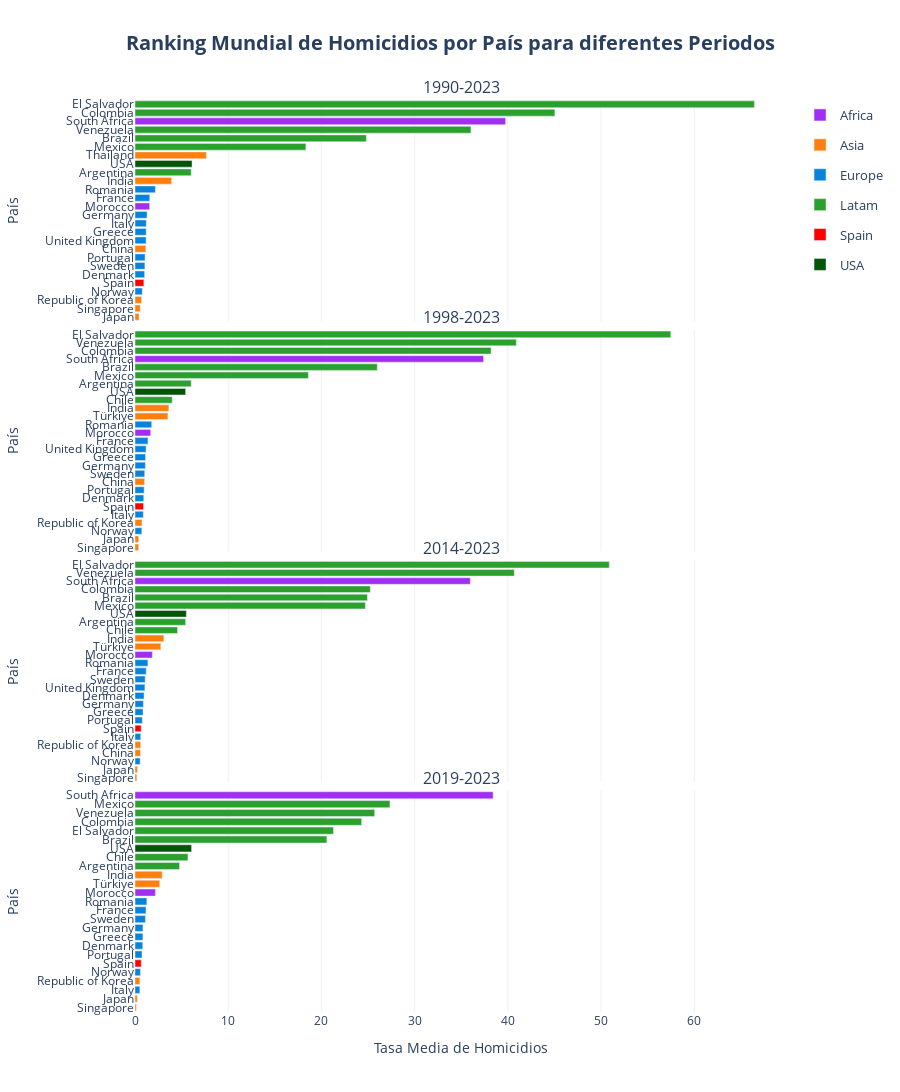

Notebook code cell kept with this figure:
### Code cell
barplot(
    df = df_ranking_combined['country'], 
    x='mean_homicides_rate', 
    y='Country', 
    height=2000,
    orientation='h', 
    color='Region_2',
    facet_col='Periodo',
    cols_wrap=1, 
    barmode='relative',
    vertical_spacing = 0.01,
    color_discrete_map=COLOR_MAP['Region_2'], 
    hover_data=HOVER_DATA['ranking_country'], 
    labels=LABELS['ranking'],
    hovertemplate=HOVER_TEMPLATES['ranking_country'],
    title=f"Ranking Mundial de Homicidios por País para diferentes Periodos",
    plot_save_path=os.path.join(PROJECT_PATH, 'plots', PLOT_FILENAME['ranking_country']), 
    show=True
    )

### Figure 1 — Plotly figure (JSON) as saved in the notebook; plotly's stock layout.template omitted (floating-point values rounded to 4 significant figures)
{"data": [{"cliponaxis": false, "customdata": [["Africa"], ["Africa"]], "hovertemplate": "<b style='font-size: 14px'>%{y}</b><br><br><b>Región:</b> %{customdata[0]}<br><b>Tasa Media de Homicidios:</b> %{x:.2f}<br><extra></extra>", "legendgroup": "Africa", "marker": {"color": "#a02ff1", "pattern": {"shape": ""}}, "name": "Africa", "orientation": "h", "showlegend": true, "textangle": 0, "textfont": {"size": 12}, "textposition": "outside", "type": "bar", "x": [1.57, 39.76], "xaxis": "x", "y": ["Morocco", "South Africa"], "yaxis": "y"}, {"cliponaxis": false, "customdata": [["Asia"], ["Asia"], ["Asia"], ["Asia"], ["Asia"], ["Asia"]], "hovertemplate": "<b style='font-size: 14px'>%{y}</b><br><br><b>Región:</b> %{customdata[0]}<br><b>Tasa Media de Homicidios:</b> %{x:.2f}<br><extra></extra>", "legendgroup": "Asia", "marker": {"color": "#ff7f0e", "pattern": {"shape": ""}}, "name": "Asia", "orientation": "h", "showlegend": true, "textangle": 0, "textfont": {"size": 12}, "textposition": "outside", "type": "bar", "x": [1.16, 3.92, 0.43, 0.71, 0.56, 7.65], "xaxis": "x", "y": ["China", "India", "Japan", "Republic of Korea", "Singapore", "Thailand"], "yaxis": "y"}, {"cliponaxis": false, "customdata": [["Europe"], ["Europe"], ["Europe"], ["Europe"], ["Europe"], ["Europe"], ["Europe"], ["Europe"], ["Europe"], ["Europe"]], "hovertemplate": "<b style='font-size: 14px'>%{y}</b><br><br><b>Región:</b> %{customdata[0]}<br><b>Tasa Media de Homicidios:</b> %{x:.2f}<br><extra></extra>", "legendgroup": "Europe", "marker": {"color": "#0883db", "pattern": {"shape": ""}}, "name": "Europe", "orientation": "h", "showlegend": true, "textangle": 0, "textfont": {"size": 12}, "textposition": "outside", "type": "bar", "x": [1.03, 1.58, 1.29, 1.2, 1.21, 0.78, 1.08, 2.19, 1.06, 1.19], "xaxis": "x", "y": ["Denmark", "France", "Germany", "Greece", "Italy", "Norway", "Portugal", "Romania", "Sweden", "United Kingdom"], "yaxis": "y"}, {"cliponaxis": false, "customdata": [["Latam"], ["Latam"], ["Latam"], ["Latam"], ["Latam"], ["Latam"]], "hovertemplate": "<b style='font-size: 14px'>%{y}</b><br><br><b>Región:</b> %{customdata[0]}<br><b>Tasa Media de Homicidios:</b> %{x:.2f}<br><extra></extra>", "legendgroup": "Latam", "marker": {"color": "#2ca02c", "pattern": {"shape": ""}}, "name": "Latam", "orientation": "h", "showlegend": true, "textangle": 0, "textfont": {"size": 12}, "textposition": "outside", "type": "bar", "x": [6.03, 24.82, 45.04, 66.45, 18.33, 36.04], "xaxis": "x", "y": ["Argentina", "Brazil", "Colombia", "El Salvador", "Mexico", "Venezuela"], "yaxis": "y"}, {"cliponaxis": false, "customdata": [["Spain"]], "hovertemplate": "<b style='font-size: 14px'>%{y}</b><br><br><b>Región:</b> %{customdata[0]}<br><b>Tasa Media de Homicidios:</b> %{x:.2f}<br><extra></extra>", "legendgroup": "Spain", "marker": {"color": "#FF0000", "pattern": {"shape": ""}}, "name": "Spain", "orientation": "h", "showlegend": true, "textangle": 0, "textfont": {"size": 12}, "textposition": "outside", "type": "bar", "x": [0.95], "xaxis": "x", "y": ["Spain"], "yaxis": "y"}, {"cliponaxis": false, "customdata": [["USA"]], "hovertemplate": "<b style='font-size: 14px'>%{y}</b><br><br><b>Región:</b> %{customdata[0]}<br><b>Tasa Media de Homicidios:</b> %{x:.2f}<br><extra></extra>", "legendgroup": "USA", "marker": {"color": "#055509", "pattern": {"shape": ""}}, "name": "USA", "orientation": "h", "showlegend": true, "textangle": 0, "textfont": {"size": 12}, "textposition": "outside", "type": "bar", "x": [6.12], "xaxis": "x", "y": ["USA"], "yaxis": "y"}, {"cliponaxis": false, "customdata": [["Africa"], ["Africa"]], "hovertemplate": "<b style='font-size: 14px'>%{y}</b><br><br><b>Región:</b> %{customdata[0]}<br><b>Tasa Media de Homicidios:</b> %{x:.2f}<br><extra></extra>", "legendgroup": "Africa", "marker": {"color": "#a02ff1", "pattern": {"shape": ""}}, "name": "Africa", "orientation": "h", "showlegend": false, "textangle": 0, "textfont": {"size": 12}, "textposition": "outside", "type": "bar", "x": [1.68, 37.39], "xaxis": "x2", "y": ["Morocco", "South Africa"], "yaxis": "y2"}, {"cliponaxis": false, "customdata": [["Asia"], ["Asia"], ["Asia"], ["Asia"], ["Asia"], ["Asia"]], "hovertemplate": "<b style='font-size: 14px'>%{y}</b><br><br><b>Región:</b> %{customdata[0]}<br><b>Tasa Media de Homicidios:</b> %{x:.2f}<br><extra></extra>", "legendgroup": "Asia", "marker": {"color": "#ff7f0e", "pattern": {"shape": ""}}, "name": "Asia", "orientation": "h", "showlegend": false, "textangle": 0, "textfont": {"size": 12}, "textposition": "outside", "type": "bar", "x": [1.03, 3.63, 0.39, 0.75, 0.39, 3.53], "xaxis": "x2", "y": ["China", "India", "Japan", "Republic of Korea", "Singapore", "Türkiye"], "yaxis": "y2"}, {"cliponaxis": false, "customdata": [["Europe"], ["Europe"], ["Europe"], ["Europe"], ["Europe"], ["Europe"], ["Europe"], ["Europe"], ["Europe"], ["Europe"]], "hovertemplate": "<b style='font-size: 14px'>%{y}</b><br><br><b>Región:</b> %{customdata[0]}<br><b>Tasa Media de Homicidios:</b> %{x:.2f}<br><extra></extra>", "legendgroup": "Europe", "marker": {"color": "#0883db", "pattern": {"shape": ""}}, "name": "Europe", "orientation": "h", "showlegend": false, "textangle": 0, "textfont": {"size": 12}, "textposition": "outside", "type": "bar", "x": [0.94, 1.39, 1.11, 1.13, 0.89, 0.73, 0.98, 1.79, 1.04, 1.19], "xaxis": "x2", "y": ["Denmark", "France", "Germany", "Greece", "Italy", "Norway", "Portugal", "Romania", "Sweden", "United Kingdom"], "yaxis": "y2"}, {"cliponaxis": false, "customdata": [["Latam"], ["Latam"], ["Latam"], ["Latam"], ["Latam"], ["Latam"], ["Latam"]], "hovertemplate": "<b style='font-size: 14px'>%{y}</b><br><br><b>Región:</b> %{customdata[0]}<br><b>Tasa Media de Homicidios:</b> %{x:.2f}<br><extra></extra>", "legendgroup": "Latam", "marker": {"color": "#2ca02c", "pattern": {"shape": ""}}, "name": "Latam", "orientation": "h", "showlegend": false, "textangle": 0, "textfont": {"size": 12}, "textposition": "outside", "type": "bar", "x": [6.03, 25.99, 3.99, 38.2, 57.48, 18.6, 40.91], "xaxis": "x2", "y": ["Argentina", "Brazil", "Chile", "Colombia", "El Salvador", "Mexico", "Venezuela"], "yaxis": "y2"}, {"cliponaxis": false, "customdata": [["Spain"]], "hovertemplate": "<b style='font-size: 14px'>%{y}</b><br><br><b>Región:</b> %{customdata[0]}<br><b>Tasa Media de Homicidios:</b> %{x:.2f}<br><extra></extra>", "legendgroup": "Spain", "marker": {"color": "#FF0000", "pattern": {"shape": ""}}, "name": "Spain", "orientation": "h", "showlegend": false, "textangle": 0, "textfont": {"size": 12}, "textposition": "outside", "type": "bar", "x": [0.91], "xaxis": "x2", "y": ["Spain"], "yaxis": "y2"}, {"cliponaxis": false, "customdata": [["USA"]], "hovertemplate": "<b style='font-size: 14px'>%{y}</b><br><br><b>Región:</b> %{customdata[0]}<br><b>Tasa Media de Homicidios:</b> %{x:.2f}<br><extra></extra>", "legendgroup": "USA", "marker": {"color": "#055509", "pattern": {"shape": ""}}, "name": "USA", "orientation": "h", "showlegend": false, "textangle": 0, "textfont": {"size": 12}, "textposition": "outside", "type": "bar", "x": [5.43], "xaxis": "x2", "y": ["USA"], "yaxis": "y2"}, {"cliponaxis": false, "customdata": [["Africa"], ["Africa"]], "hovertemplate": "<b style='font-size: 14px'>%{y}</b><br><br><b>Región:</b> %{customdata[0]}<br><b>Tasa Media de Homicidios:</b> %{x:.2f}<br><extra></extra>", "legendgroup": "Africa", "marker": {"color": "#a02ff1", "pattern": {"shape": ""}}, "name": "Africa", "orientation": "h", "showlegend": false, "textangle": 0, "textfont": {"size": 12}, "textposition": "outside", "type": "bar", "x": [1.86, 35.97], "xaxis": "x3", "y": ["Morocco", "South Africa"], "yaxis": "y3"}, {"cliponaxis": false, "customdata": [["Asia"], ["Asia"], ["Asia"], ["Asia"], ["Asia"], ["Asia"]], "hovertemplate": "<b style='font-size: 14px'>%{y}</b><br><br><b>Región:</b> %{customdata[0]}<br><b>Tasa Media de Homicidios:</b> %{x:.2f}<br><extra></extra>", "legendgroup": "Asia", "marker": {"color": "#ff7f0e", "pattern": {"shape": ""}}, "name": "Asia", "orientation": "h", "showlegend": false, "textangle": 0, "textfont": {"size": 12}, "textposition": "outside", "type": "bar", "x": [0.59, 3.09, 0.26, 0.6, 0.19, 2.77], "xaxis": "x3", "y": ["China", "India", "Japan", "Republic of Korea", "Singapore", "Türkiye"], "yaxis": "y3"}, {"cliponaxis": false, "customdata": [["Europe"], ["Europe"], ["Europe"], ["Europe"], ["Europe"], ["Europe"], ["Europe"], ["Europe"], ["Europe"], ["Europe"]], "hovertemplate": "<b style='font-size: 14px'>%{y}</b><br><br><b>Región:</b> %{customdata[0]}<br><b>Tasa Media de Homicidios:</b> %{x:.2f}<br><extra></extra>", "legendgroup": "Europe", "marker": {"color": "#0883db", "pattern": {"shape": ""}}, "name": "Europe", "orientation": "h", "showlegend": false, "textangle": 0, "textfont": {"size": 12}, "textposition": "outside", "type": "bar", "x": [0.97, 1.2, 0.9, 0.86, 0.61, 0.55, 0.78, 1.38, 1.09, 1.06], "xaxis": "x3", "y": ["Denmark", "France", "Germany", "Greece", "Italy", "Norway", "Portugal", "Romania", "Sweden", "United Kingdom"], "yaxis": "y3"}, {"cliponaxis": false, "customdata": [["Latam"], ["Latam"], ["Latam"], ["Latam"], ["Latam"], ["Latam"], ["Latam"]], "hovertemplate": "<b style='font-size: 14px'>%{y}</b><br><br><b>Región:</b> %{customdata[0]}<br><b>Tasa Media de Homicidios:</b> %{x:.2f}<br><extra></extra>", "legendgroup": "Latam", "marker": {"color": "#2ca02c", "pattern": {"shape": ""}}, "name": "Latam", "orientation": "h", "showlegend": false, "textangle": 0, "textfont": {"size": 12}, "textposition": "outside", "type": "bar", "x": [5.43, 24.93, 4.56, 25.24, 50.88, 24.71, 40.69], "xaxis": "x3", "y": ["Argentina", "Brazil", "Chile", "Colombia", "El Salvador", "Mexico", "Venezuela"], "yaxis": "y3"}, {"cliponaxis": false, "customdata": [["Spain"]], "hovertemplate": "<b style='font-size: 14px'>%{y}</b><br><br><b>Región:</b> %{customdata[0]}<br><b>Tasa Media de Homicidios:</b> %{x:.2f}<br><extra></extra>", "legendgroup": "Spain", "marker": {"color": "#FF0000", "pattern": {"shape": ""}}, "name": "Spain", "orientation": "h", "showlegend": false, "textangle": 0, "textfont": {"size": 12}, "textposition": "outside", "type": "bar", "x": [0.66], "xaxis": "x3", "y": ["Spain"], "yaxis": "y3"}, {"cliponaxis": false, "customdata": [["USA"]], "hovertemplate": "<b style='font-size: 14px'>%{y}</b><br><br><b>Región:</b> %{customdata[0]}<br><b>Tasa Media de Homicidios:</b> %{x:.2f}<br><extra></extra>", "legendgroup": "USA", "marker": {"color": "#055509", "pattern": {"shape": ""}}, "name": "USA", "orientation": "h", "showlegend": false, "textangle": 0, "textfont": {"size": 12}, "textposition": "outside", "type": "bar", "x": [5.51], "xaxis": "x3", "y": ["USA"], "yaxis": "y3"}, {"cliponaxis": false, "customdata": [["Africa"], ["Africa"]], "hovertemplate": "<b style='font-size: 14px'>%{y}</b><br><br><b>Región:</b> %{customdata[0]}<br><b>Tasa Media de Homicidios:</b> %{x:.2f}<br><extra></extra>", "legendgroup": "Africa", "marker": {"color": "#a02ff1", "pattern": {"shape": ""}}, "name": "Africa", "orientation": "h", "showlegend": false, "textangle": 0, "textfont": {"size": 12}, "textposition": "outside", "type": "bar", "x": [2.19, 38.42], "xaxis": "x4", "y": ["Morocco", "South Africa"], "yaxis": "y4"}, {"cliponaxis": false, "customdata": [["Asia"], ["Asia"], ["Asia"], ["Asia"], ["Asia"]], "hovertemplate": "<b style='font-size: 14px'>%{y}</b><br><br><b>Región:</b> %{customdata[0]}<br><b>Tasa Media de Homicidios:</b> %{x:.2f}<br><extra></extra>", "legendgroup": "Asia", "marker": {"color": "#ff7f0e", "pattern": {"shape": ""}}, "name": "Asia", "orientation": "h", "showlegend": false, "textangle": 0, "textfont": {"size": 12}, "textposition": "outside", "type": "bar", "x": [2.91, 0.24, 0.52, 0.14, 2.65], "xaxis": "x4", "y": ["India", "Japan", "Republic of Korea", "Singapore", "Türkiye"], "yaxis": "y4"}, {"cliponaxis": false, "customdata": [["Europe"], ["Europe"], ["Europe"], ["Europe"], ["Europe"], ["Europe"], ["Europe"], ["Europe"], ["Europe"]], "hovertemplate": "<b style='font-size: 14px'>%{y}</b><br><br><b>Región:</b> %{customdata[0]}<br><b>Tasa Media de Homicidios:</b> %{x:.2f}<br><extra></extra>", "legendgroup": "Europe", "marker": {"color": "#0883db", "pattern": {"shape": ""}}, "name": "Europe", "orientation": "h", "showlegend": false, "textangle": 0, "textfont": {"size": 12}, "textposition": "outside", "type": "bar", "x": [0.83, 1.18, 0.85, 0.85, 0.52, 0.58, 0.75, 1.27, 1.12], "xaxis": "x4", "y": ["Denmark", "France", "Germany", "Greece", "Italy", "Norway", "Portugal", "Romania", "Sweden"], "yaxis": "y4"}, {"cliponaxis": false, "customdata": [["Latam"], ["Latam"], ["Latam"], ["Latam"], ["Latam"], ["Latam"], ["Latam"]], "hovertemplate": "<b style='font-size: 14px'>%{y}</b><br><br><b>Región:</b> %{customdata[0]}<br><b>Tasa Media de Homicidios:</b> %{x:.2f}<br><extra></extra>", "legendgroup": "Latam", "marker": {"color": "#2ca02c", "pattern": {"shape": ""}}, "name": "Latam", "orientation": "h", "showlegend": false, "textangle": 0, "textfont": {"size": 12}, "textposition": "outside", "type": "bar", "x": [4.78, 20.58, 5.68, 24.31, 21.29, 27.35, 25.71], "xaxis": "x4", "y": ["Argentina", "Brazil", "Chile", "Colombia", "El Salvador", "Mexico", "Venezuela"], "yaxis": "y4"}, {"cliponaxis": false, "customdata": [["Spain"]], "hovertemplate": "<b style='font-size: 14px'>%{y}</b><br><br><b>Región:</b> %{customdata[0]}<br><b>Tasa Media de Homicidios:</b> %{x:.2f}<br><extra></extra>", "legendgroup": "Spain", "marker": {"color": "#FF0000", "pattern": {"shape": ""}}, "name": "Spain", "orientation": "h", "showlegend": false, "textangle": 0, "textfont": {"size": 12}, "textposition": "outside", "type": "bar", "x": [0.67], "xaxis": "x4", "y": ["Spain"], "yaxis": "y4"}, {"cliponaxis": false, "customdata": [["USA"]], "hovertemplate": "<b style='font-size: 14px'>%{y}</b><br><br><b>Región:</b> %{customdata[0]}<br><b>Tasa Media de Homicidios:</b> %{x:.2f}<br><extra></extra>", "legendgroup": "USA", "marker": {"color": "#055509", "pattern": {"shape": ""}}, "name": "USA", "orientation": "h", "showlegend": false, "textangle": 0, "textfont": {"size": 12}, "textposition": "outside", "type": "bar", "x": [6.07], "xaxis": "x4", "y": ["USA"], "yaxis": "y4"}], "layout": {"annotations": [{"font": {"size": 16}, "showarrow": false, "text": "1990-2023", "x": 0.5, "xanchor": "center", "xref": "paper", "y": 1, "yanchor": "bottom", "yref": "paper"}, {"font": {"size": 16}, "showarrow": false, "text": "1998-2023", "x": 0.5, "xanchor": "center", "xref": "paper", "y": 0.7475, "yanchor": "bottom", "yref": "paper"}, {"font": {"size": 16}, "showarrow": false, "text": "2014-2023", "x": 0.5, "xanchor": "center", "xref": "paper", "y": 0.495, "yanchor": "bottom", "yref": "paper"}, {"font": {"size": 16}, "showarrow": false, "text": "2019-2023", "x": 0.5, "xanchor": "center", "xref": "paper", "y": 0.2425, "yanchor": "bottom", "yref": "paper"}], "barmode": "relative", "height": 2000, "legend": {"font": {"size": 13}, "title": {"font": {"size": 15}}}, "plot_bgcolor": "white", "title": {"font": {"size": 20}, "text": "<b>Ranking Mundial de Homicidios por País para diferentes Periodos</b>", "x": 0.5, "xanchor": "center"}, "xaxis": {"anchor": "y", "domain": [0, 1], "gridcolor": "#f0f0f0", "matches": "x4", "showgrid": true, "showticklabels": false, "tickfont": {"size": 12}, "title": {"font": {"size": 14}}}, "xaxis2": {"anchor": "y2", "domain": [0, 1], "gridcolor": "#f0f0f0", "matches": "x4", "showgrid": true, "showticklabels": false, "tickfont": {"size": 12}, "title": {"font": {"size": 14}}}, "xaxis3": {"anchor": "y3", "domain": [0, 1], "gridcolor": "#f0f0f0", "matches": "x4", "showgrid": true, "showticklabels": false, "tickfont": {"size": 12}, "title": {"font": {"size": 14}}}, "xaxis4": {"anchor": "y4", "domain": [0, 1], "gridcolor": "#f0f0f0", "showgrid": true, "tickfont": {"size": 12}, "title": {"font": {"size": 14}, "text": "Tasa Media de Homicidios"}}, "yaxis": {"anchor": "x", "automargin": true, "categoryarray": ["Japan", "Singapore", "Republic of Korea", "Norway", "Spain", "Denmark", "Sweden", "Portugal", "China", "United Kingdom", "Greece", "Italy", "Germany", "Morocco", "France", "Romania", "India", "Argentina", "USA", "Thailand", "Mexico", "Brazil", "Venezuela", "South Africa", "Colombia", "El Salvador"], "categoryorder": "array", "domain": [0.7575, 1], "showgrid": false, "tickfont": {"size": 12}, "tickmode": "array", "ticktext": ["Japan", "Singapore", "Republic of Korea", "Norway", "Spain", "Denmark", "Sweden", "Portugal", "China", "United Kingdom", "Greece", "Italy", "Germany", "Morocco", "France", "Romania", "India", "Argentina", "USA", "Thailand", "Mexico", "Brazil", "Venezuela", "South Africa", "Colombia", "El Salvador"], "tickvals": ["Japan", "Singapore", "Republic of Korea", "Norway", "Spain", "Denmark", "Sweden", "Portugal", "China", "United Kingdom", "Greece", "Italy", "Germany", "Morocco", "France", "Romania", "India", "Argentina", "USA", "Thailand", "Mexico", "Brazil", "Venezuela", "South Africa", "Colombia", "El Salvador"], "title": {"font": {"size": 14}, "text": "País"}, "type": "category"}, "yaxis2": {"anchor": "x2", "automargin": true, "categoryarray": ["Singapore", "Japan", "Norway", "Republic of Korea", "Italy", "Spain", "Denmark", "Portugal", "China", "Sweden", "Germany", "Greece", "United Kingdom", "France", "Morocco", "Romania", "Türkiye", "India", "Chile", "USA", "Argentina", "Mexico", "Brazil", "South Africa", "Colombia", "Venezuela", "El Salvador"], "categoryorder": "array", "domain": [0.505, 0.7475], "showgrid": false, "tickfont": {"size": 12}, "tickmode": "array", "ticktext": ["Singapore", "Japan", "Norway", "Republic of Korea", "Italy", "Spain", "Denmark", "Portugal", "China", "Sweden", "Germany", "Greece", "United Kingdom", "France", "Morocco", "Romania", "Türkiye", "India", "Chile", "USA", "Argentina", "Mexico", "Brazil", "South Africa", "Colombia", "Venezuela", "El Salvador"], "tickvals": ["Singapore", "Japan", "Norway", "Republic of Korea", "Italy", "Spain", "Denmark", "Portugal", "China", "Sweden", "Germany", "Greece", "United Kingdom", "France", "Morocco", "Romania", "Türkiye", "India", "Chile", "USA", "Argentina", "Mexico", "Brazil", "South Africa", "Colombia", "Venezuela", "El Salvador"], "title": {"font": {"size": 14}, "text": "País"}, "type": "category"}, "yaxis3": {"anchor": "x3", "automargin": true, "categoryarray": ["Singapore", "Japan", "Norway", "China", "Republic of Korea", "Italy", "Spain", "Portugal", "Greece", "Germany", "Denmark", "United Kingdom", "Sweden", "France", "Romania", "Morocco", "Türkiye", "India", "Chile", "Argentina", "USA", "Mexico", "Brazil", "Colombia", "South Africa", "Venezuela", "El Salvador"], "categoryorder": "array", "domain": [0.2525, 0.495], "showgrid": false, "tickfont": {"size": 12}, "tickmode": "array", "ticktext": ["Singapore", "Japan", "Norway", "China", "Republic of Korea", "Italy", "Spain", "Portugal", "Greece", "Germany", "Denmark", "United Kingdom", "Sweden", "France", "Romania", "Morocco", "Türkiye", "India", "Chile", "Argentina", "USA", "Mexico", "Brazil", "Colombia", "South Africa", "Venezuela", "El Salvador"], "tickvals": ["Singapore", "Japan", "Norway", "China", "Republic of Korea", "Italy", "Spain", "Portugal", "Greece", "Germany", "Denmark", "United Kingdom", "Sweden", "France", "Romania", "Morocco", "Türkiye", "India", "Chile", "Argentina", "USA", "Mexico", "Brazil", "Colombia", "South Africa", "Venezuela", "El Salvador"], "title": {"font": {"size": 14}, "text": "País"}, "type": "category"}, "yaxis4": {"anchor": "x4", "automargin": true, "categoryarray": ["Singapore", "Japan", "Italy", "Republic of Korea", "Norway", "Spain", "Portugal", "Denmark", "Greece", "Germany", "Sweden", "France", "Romania", "Morocco", "Türkiye", "India", "Argentina", "Chile", "USA", "Brazil", "El Salvador", "Colombia", "Venezuela", "Mexico", "South Africa"], "categoryorder": "array", "domain": [0, 0.2425], "showgrid": false, "tickfont": {"size": 12}, "tickmode": "array", "ticktext": ["Singapore", "Japan", "Italy", "Republic of Korea", "Norway", "Spain", "Portugal", "Denmark", "Greece", "Germany", "Sweden", "France", "Romania", "Morocco", "Türkiye", "India", "Argentina", "Chile", "USA", "Brazil", "El Salvador", "Colombia", "Venezuela", "Mexico", "South Africa"], "tickvals": ["Singapore", "Japan", "Italy", "Republic of Korea", "Norway", "Spain", "Portugal", "Denmark", "Greece", "Germany", "Sweden", "France", "Romania", "Morocco", "Türkiye", "India", "Argentina", "Chile", "USA", "Brazil", "El Salvador", "Colombia", "Venezuela", "Mexico", "South Africa"], "title": {"font": {"size": 14}, "text": "País"}, "type": "category"}}}
